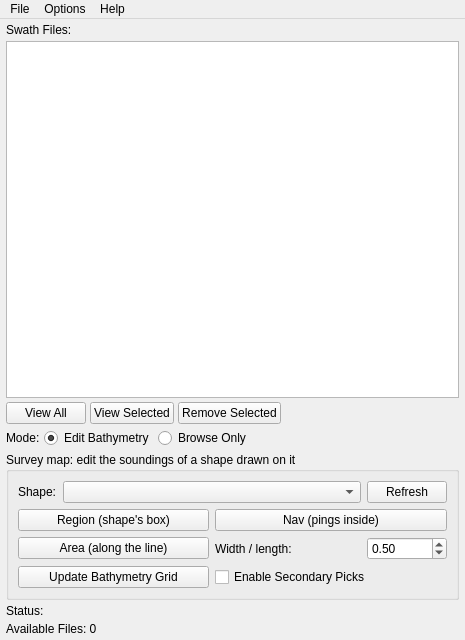
<?xml version="1.0" encoding="UTF-8"?>
<!--
  mbeditviz.ui - the file list window of mbeditviz (port of MB-System's mbeditviz, mbeditviz.uil).
  Loaded at RUNTIME by deps/src/mbeditviz/mbeditviz_window.cpp (QUiLoader); every objectName is
  looked up by name there. The "Survey map" box stands in for libmbview's own pick and action
  controls: the soundings to edit are chosen with a shape drawn on the survey map.
-->
<ui version="4.0">
 <class>MbEditVizWindow</class>
 <widget class="QMainWindow" name="MbEditVizWindow">
  <property name="geometry">
   <rect><x>0</x><y>0</y><width>465</width><height>640</height></rect>
  </property>
  <property name="windowTitle">
   <string>MBeditviz - Bathymetry Editor and Patch Test Tool</string>
  </property>
  <widget class="QWidget" name="centralwidget">
   <layout class="QVBoxLayout" name="mainLayout">
    <property name="spacing"><number>4</number></property>
    <property name="leftMargin"><number>6</number></property>
    <property name="topMargin"><number>4</number></property>
    <property name="rightMargin"><number>6</number></property>
    <property name="bottomMargin"><number>4</number></property>
    <item>
     <widget class="QLabel" name="filesLabel">
      <property name="text"><string>Swath Files:</string></property>
     </widget>
    </item>
    <item>
     <widget class="QListWidget" name="fileList">
      <property name="toolTip"><string>&lt;loaded&gt; / &lt;Locked&gt;, &lt;esf&gt; (an edit save file exists), H S A (asynchronous heading, sensor depth, attitude), name, format</string></property>
      <property name="selectionMode"><enum>QAbstractItemView::ExtendedSelection</enum></property>
      <property name="font">
       <font><family>Courier New</family></font>
      </property>
     </widget>
    </item>
    <item>
     <layout class="QHBoxLayout" name="buttonRow">
      <item>
       <widget class="QPushButton" name="viewAllButton">
        <property name="toolTip"><string>Load every file, grid it and show the survey map</string></property>
        <property name="text"><string>View All</string></property>
       </widget>
      </item>
      <item>
       <widget class="QPushButton" name="viewSelectedButton">
        <property name="toolTip"><string>Load the selected files (unloading the others), grid them and show the survey map</string></property>
        <property name="text"><string>View Selected</string></property>
       </widget>
      </item>
      <item>
       <widget class="QPushButton" name="removeButton">
        <property name="toolTip"><string>Remove the selected files from the list</string></property>
        <property name="text"><string>Remove Selected</string></property>
       </widget>
      </item>
      <item>
       <spacer name="buttonSpacer">
        <property name="orientation"><enum>Qt::Horizontal</enum></property>
        <property name="sizeHint" stdset="0"><size><width>20</width><height>10</height></size></property>
       </spacer>
      </item>
     </layout>
    </item>
    <item>
     <layout class="QHBoxLayout" name="modeRow">
      <item>
       <widget class="QLabel" name="modeLabel">
        <property name="text"><string>Mode:</string></property>
       </widget>
      </item>
      <item>
       <widget class="QRadioButton" name="modeEdit">
        <property name="toolTip"><string>Edits are written to the files' edit save files (.esf) and recorded for mbprocess</string></property>
        <property name="text"><string>Edit Bathymetry</string></property>
        <property name="checked"><bool>true</bool></property>
       </widget>
      </item>
      <item>
       <widget class="QRadioButton" name="modeBrowse">
        <property name="toolTip"><string>Look only: nothing is written</string></property>
        <property name="text"><string>Browse Only</string></property>
       </widget>
      </item>
      <item>
       <spacer name="modeSpacer">
        <property name="orientation"><enum>Qt::Horizontal</enum></property>
        <property name="sizeHint" stdset="0"><size><width>20</width><height>10</height></size></property>
       </spacer>
      </item>
     </layout>
    </item>
    <item>
     <widget class="QGroupBox" name="mapGroup">
      <property name="title"><string>Survey map: edit the soundings of a shape drawn on it</string></property>
      <layout class="QGridLayout" name="mapGrid">
       <item row="0" column="0">
        <widget class="QLabel" name="shapeLabel">
         <property name="text"><string>Shape:</string></property>
        </widget>
       </item>
       <item row="0" column="1" colspan="2">
        <widget class="QComboBox" name="shapeCombo">
         <property name="toolTip"><string>A shape drawn on the survey map with the Draw tools (Rectangle, Line, Polygon...)</string></property>
         <property name="sizePolicy">
          <sizepolicy hsizetype="Expanding" vsizetype="Fixed"><horstretch>1</horstretch><verstretch>0</verstretch></sizepolicy>
         </property>
        </widget>
       </item>
       <item row="0" column="3">
        <widget class="QPushButton" name="refreshShapesButton">
         <property name="text"><string>Refresh</string></property>
         <property name="autoDefault"><bool>false</bool></property>
        </widget>
       </item>
       <item row="1" column="0" colspan="2">
        <widget class="QPushButton" name="regionButton">
         <property name="toolTip"><string>mbview's Region pick: every sounding inside the shape's bounding box</string></property>
         <property name="text"><string>Region (shape's box)</string></property>
         <property name="autoDefault"><bool>false</bool></property>
        </widget>
       </item>
       <item row="1" column="2" colspan="2">
        <widget class="QPushButton" name="navButton">
         <property name="toolTip"><string>mbview's Nav pick: every sounding of the pings whose fix lies inside the (closed) shape</string></property>
         <property name="text"><string>Nav (pings inside)</string></property>
         <property name="autoDefault"><bool>false</bool></property>
        </widget>
       </item>
       <item row="2" column="0" colspan="2">
        <widget class="QPushButton" name="areaButton">
         <property name="toolTip"><string>mbview's Area pick: a rectangle along the line from the shape's first to its last vertex, viewed across it</string></property>
         <property name="text"><string>Area (along the line)</string></property>
         <property name="autoDefault"><bool>false</bool></property>
        </widget>
       </item>
       <item row="2" column="2">
        <widget class="QLabel" name="aspectLabel">
         <property name="text"><string>Width / length:</string></property>
        </widget>
       </item>
       <item row="2" column="3">
        <widget class="QDoubleSpinBox" name="areaAspectBox">
         <property name="toolTip"><string>The area's width as a fraction of its length (mbview's area aspect)</string></property>
         <property name="decimals"><number>2</number></property>
         <property name="minimum"><double>0.01</double></property>
         <property name="maximum"><double>10.0</double></property>
         <property name="singleStep"><double>0.05</double></property>
         <property name="value"><double>0.5</double></property>
        </widget>
       </item>
       <item row="3" column="0" colspan="2">
        <widget class="QPushButton" name="updateGridButton">
         <property name="toolTip"><string>Regrid the bathymetry with the 3-D editor's bias values</string></property>
         <property name="text"><string>Update Bathymetry Grid</string></property>
         <property name="autoDefault"><bool>false</bool></property>
        </widget>
       </item>
       <item row="3" column="2" colspan="2">
        <widget class="QCheckBox" name="secondaryCheck">
         <property name="toolTip"><string>Include the soundings flagged as secondary picks in the selections</string></property>
         <property name="text"><string>Enable Secondary Picks</string></property>
        </widget>
       </item>
      </layout>
     </widget>
    </item>
    <item>
     <widget class="QLabel" name="statusTitle">
      <property name="text"><string>Status:</string></property>
     </widget>
    </item>
    <item>
     <widget class="QLabel" name="labelStatus">
      <property name="text"><string>Available Files: 0</string></property>
      <property name="alignment"><set>Qt::AlignLeft|Qt::AlignTop</set></property>
      <property name="wordWrap"><bool>true</bool></property>
      <property name="textInteractionFlags"><set>Qt::TextSelectableByMouse</set></property>
     </widget>
    </item>
   </layout>
  </widget>
  <widget class="QMenuBar" name="menubar">
   <widget class="QMenu" name="menuFile">
    <property name="title"><string>File</string></property>
    <addaction name="actionOpen"/>
    <addaction name="separator"/>
    <addaction name="actionQuit"/>
   </widget>
   <widget class="QMenu" name="menuOptions">
    <property name="title"><string>Options</string></property>
    <addaction name="actionNewGrid"/>
   </widget>
   <widget class="QMenu" name="menuHelp">
    <property name="title"><string>Help</string></property>
    <addaction name="actionAbout"/>
   </widget>
   <addaction name="menuFile"/>
   <addaction name="menuOptions"/>
   <addaction name="menuHelp"/>
  </widget>
  <action name="actionOpen"><property name="text"><string>Open Swath Data...</string></property></action>
  <action name="actionQuit"><property name="text"><string>Quit</string></property></action>
  <action name="actionNewGrid"><property name="text"><string>Generate New Grid...</string></property></action>
  <action name="actionAbout"><property name="text"><string>About</string></property></action>
 </widget>
 <resources/>
 <connections/>
</ui>
